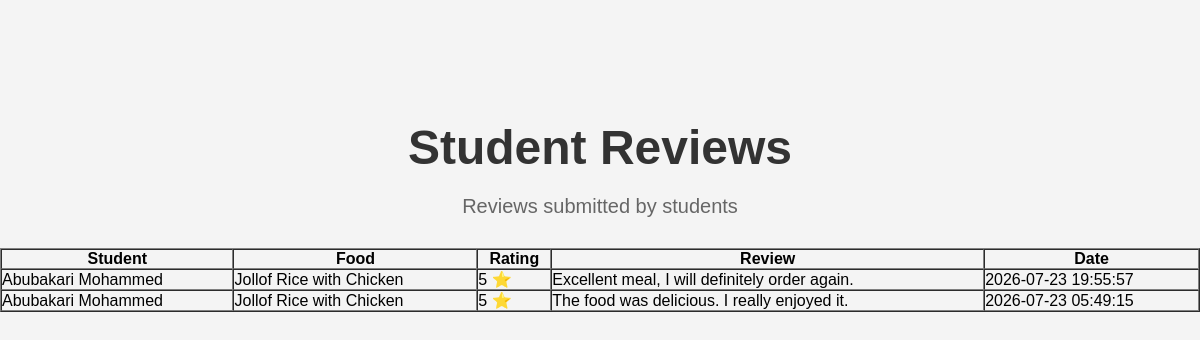
The page /view_reviews.php (signed in) on the database its author committed.
### tables this page shows
CREATE TABLE `reviews` (
  `id` int(11) NOT NULL,
  `user_id` int(11) NOT NULL,
  `food_id` int(11) NOT NULL,
  `rating` int(11) NOT NULL,
  `review` text NOT NULL,
  `created_at` timestamp NOT NULL DEFAULT current_timestamp()
);

CREATE TABLE `users` (
  `id` int(11) NOT NULL,
  `fullname` varchar(100) NOT NULL,
  `email` varchar(100) NOT NULL,
  `password` varchar(255) NOT NULL,
  `role` enum('Student','Vendor','Admin') NOT NULL,
  `created_at` timestamp NOT NULL DEFAULT current_timestamp()
);

CREATE TABLE `foods` (
  `id` int(11) NOT NULL,
  `food_name` varchar(100) NOT NULL,
  `price` decimal(10,2) NOT NULL,
  `image` varchar(255) NOT NULL,
  `description` text DEFAULT NULL,
  `created_at` timestamp NOT NULL DEFAULT current_timestamp()
);

### view_reviews.php (the view, shortened to what this page needs)
<?php
include "db.php";
$query = "SELECT reviews.*, users.fullname, foods.food_name
          FROM reviews
          JOIN users ON reviews.user_id = users.id
          JOIN foods ON reviews.food_id = foods.id
          ORDER BY reviews.created_at DESC";
$result = mysqli_query($conn, $query);
?>
<!DOCTYPE html>
<html>
<head>
    <link rel="stylesheet" href="css/style.css">
</head>
<body>
    <div class="hero">
    <h1>Student Reviews</h1>
    <p>Reviews submitted by students</p>
</div>
<div class="table-container">
<table border="1" width="100%" cellspacing="0" cellpadding="10">
<tr>
    <th>Student</th>
    <th>Food</th>
    <th>Rating</th>
    <th>Review</th>
    <th>Date</th>
</tr>
<?php while($row = mysqli_fetch_assoc($result)){ ?>
<tr>
    <td><?php echo $row['fullname']; ?></td>
    <td><?php echo $row['food_name']; ?></td>
    <td><?php echo $row['rating']; ?> ⭐</td>
    <td><?php echo $row['review']; ?></td>
    <td><?php echo $row['created_at']; ?></td>
</tr>
<?php } ?>
</table>
</div>
</body>
</html>

### css/style.css (style rules this page uses)
* { margin:0; padding:0; box-sizing:border-box; font-family:Arial, Helvetica, sans-serif; }
body { background:#f4f4f4; }
.hero { text-align:center; margin-top:120px; }
.hero h1 { font-size:48px; color:#333; margin-bottom:20px; }
.hero p { font-size:20px; color:#666; margin-bottom:30px; }

### rows shown on the page
reviews: user.fullname "Abubakari Mohammed", food.food_name "Jollof Rice with Chicken", rating "5", review "Excellent meal, I will definitely order again.", created_at "2026-07-23 19:55:57"
reviews: user.fullname "Abubakari Mohammed", food.food_name "Jollof Rice with Chicken", rating "5", review "The food was delicious. I really enjoyed it.", created_at "2026-07-23 05:49:15"
